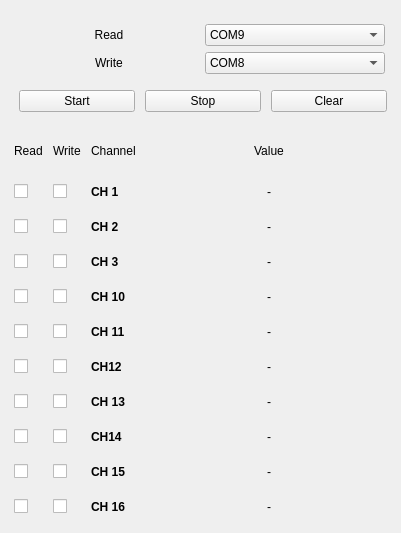
<?xml version="1.0" encoding="UTF-8"?>
<ui version="4.0">
 <class>MainWindow</class>
 <widget class="QMainWindow" name="MainWindow">
  <property name="geometry">
   <rect>
    <x>0</x>
    <y>0</y>
    <width>401</width>
    <height>533</height>
   </rect>
  </property>
  <property name="windowTitle">
   <string>MainWindow</string>
  </property>
  <widget class="QWidget" name="centralwidget">
   <layout class="QHBoxLayout" name="horizontalLayout">
    <item>
     <layout class="QVBoxLayout" name="verticalLayout">
      <item>
       <layout class="QGridLayout" name="gridLayout_2">
        <property name="leftMargin">
         <number>10</number>
        </property>
        <property name="topMargin">
         <number>15</number>
        </property>
        <property name="rightMargin">
         <number>5</number>
        </property>
        <property name="bottomMargin">
         <number>5</number>
        </property>
        <item row="0" column="0">
         <widget class="QLabel" name="lbl_readport">
          <property name="sizePolicy">
           <sizepolicy hsizetype="Preferred" vsizetype="Preferred">
            <horstretch>0</horstretch>
            <verstretch>0</verstretch>
           </sizepolicy>
          </property>
          <property name="minimumSize">
           <size>
            <width>180</width>
            <height>0</height>
           </size>
          </property>
          <property name="maximumSize">
           <size>
            <width>150</width>
            <height>16777215</height>
           </size>
          </property>
          <property name="styleSheet">
           <string notr="true"/>
          </property>
          <property name="text">
           <string>Read</string>
          </property>
          <property name="alignment">
           <set>Qt::AlignCenter</set>
          </property>
          <property name="margin">
           <number>0</number>
          </property>
          <property name="indent">
           <number>-1</number>
          </property>
         </widget>
        </item>
        <item row="0" column="1">
         <widget class="QComboBox" name="cmb_readport">
          <property name="sizePolicy">
           <sizepolicy hsizetype="Preferred" vsizetype="Fixed">
            <horstretch>0</horstretch>
            <verstretch>0</verstretch>
           </sizepolicy>
          </property>
          <property name="minimumSize">
           <size>
            <width>180</width>
            <height>0</height>
           </size>
          </property>
          <property name="maximumSize">
           <size>
            <width>150</width>
            <height>16777215</height>
           </size>
          </property>
          <property name="styleSheet">
           <string notr="true"/>
          </property>
          <item>
           <property name="text">
            <string>COM9</string>
           </property>
          </item>
          <item>
           <property name="text">
            <string>COM3</string>
           </property>
          </item>
          <item>
           <property name="text">
            <string>COM4</string>
           </property>
          </item>
          <item>
           <property name="text">
            <string>COM5</string>
           </property>
          </item>
          <item>
           <property name="text">
            <string>COM6</string>
           </property>
          </item>
          <item>
           <property name="text">
            <string>COM7</string>
           </property>
          </item>
          <item>
           <property name="text">
            <string>COM8</string>
           </property>
          </item>
          <item>
           <property name="text">
            <string>COM11</string>
           </property>
          </item>
          <item>
           <property name="text">
            <string>COM10</string>
           </property>
          </item>
          <item>
           <property name="text">
            <string>COM12</string>
           </property>
          </item>
          <item>
           <property name="text">
            <string>COM13</string>
           </property>
          </item>
          <item>
           <property name="text">
            <string>COM14</string>
           </property>
          </item>
          <item>
           <property name="text">
            <string>COM15</string>
           </property>
          </item>
          <item>
           <property name="text">
            <string>COM16</string>
           </property>
          </item>
         </widget>
        </item>
        <item row="1" column="0">
         <widget class="QLabel" name="lbl_writeport">
          <property name="text">
           <string>Write</string>
          </property>
          <property name="alignment">
           <set>Qt::AlignCenter</set>
          </property>
         </widget>
        </item>
        <item row="1" column="1">
         <widget class="QComboBox" name="cmb_writeport">
          <item>
           <property name="text">
            <string>COM8</string>
           </property>
          </item>
          <item>
           <property name="text">
            <string>COM3</string>
           </property>
          </item>
          <item>
           <property name="text">
            <string>COM4</string>
           </property>
          </item>
          <item>
           <property name="text">
            <string>COM5</string>
           </property>
          </item>
          <item>
           <property name="text">
            <string>COM6</string>
           </property>
          </item>
          <item>
           <property name="text">
            <string>COM7</string>
           </property>
          </item>
          <item>
           <property name="text">
            <string>COM9</string>
           </property>
          </item>
          <item>
           <property name="text">
            <string>COM10</string>
           </property>
          </item>
          <item>
           <property name="text">
            <string>COM11</string>
           </property>
          </item>
          <item>
           <property name="text">
            <string>COM12</string>
           </property>
          </item>
          <item>
           <property name="text">
            <string>COM13</string>
           </property>
          </item>
          <item>
           <property name="text">
            <string>COM14</string>
           </property>
          </item>
          <item>
           <property name="text">
            <string>COM15</string>
           </property>
          </item>
          <item>
           <property name="text">
            <string>COM16</string>
           </property>
          </item>
         </widget>
        </item>
       </layout>
      </item>
      <item>
       <layout class="QHBoxLayout" name="horizontalLayout_2">
        <property name="spacing">
         <number>10</number>
        </property>
        <property name="leftMargin">
         <number>10</number>
        </property>
        <property name="topMargin">
         <number>5</number>
        </property>
        <property name="rightMargin">
         <number>5</number>
        </property>
        <property name="bottomMargin">
         <number>5</number>
        </property>
        <item>
         <widget class="QPushButton" name="btn_start">
          <property name="sizePolicy">
           <sizepolicy hsizetype="Minimum" vsizetype="Fixed">
            <horstretch>0</horstretch>
            <verstretch>0</verstretch>
           </sizepolicy>
          </property>
          <property name="minimumSize">
           <size>
            <width>100</width>
            <height>0</height>
           </size>
          </property>
          <property name="maximumSize">
           <size>
            <width>150</width>
            <height>16777215</height>
           </size>
          </property>
          <property name="styleSheet">
           <string notr="true"/>
          </property>
          <property name="text">
           <string>Start</string>
          </property>
         </widget>
        </item>
        <item>
         <widget class="QPushButton" name="btn_stop">
          <property name="sizePolicy">
           <sizepolicy hsizetype="Minimum" vsizetype="Fixed">
            <horstretch>0</horstretch>
            <verstretch>0</verstretch>
           </sizepolicy>
          </property>
          <property name="minimumSize">
           <size>
            <width>100</width>
            <height>0</height>
           </size>
          </property>
          <property name="maximumSize">
           <size>
            <width>150</width>
            <height>16777215</height>
           </size>
          </property>
          <property name="styleSheet">
           <string notr="true"/>
          </property>
          <property name="text">
           <string>Stop</string>
          </property>
         </widget>
        </item>
        <item>
         <widget class="QPushButton" name="btn_clear">
          <property name="minimumSize">
           <size>
            <width>100</width>
            <height>0</height>
           </size>
          </property>
          <property name="maximumSize">
           <size>
            <width>150</width>
            <height>16777215</height>
           </size>
          </property>
          <property name="text">
           <string>Clear</string>
          </property>
         </widget>
        </item>
       </layout>
      </item>
      <item>
       <layout class="QGridLayout" name="gridLayout" columnstretch="0,0,0,1">
        <property name="leftMargin">
         <number>5</number>
        </property>
        <property name="topMargin">
         <number>15</number>
        </property>
        <property name="rightMargin">
         <number>5</number>
        </property>
        <property name="bottomMargin">
         <number>10</number>
        </property>
        <property name="horizontalSpacing">
         <number>10</number>
        </property>
        <property name="verticalSpacing">
         <number>20</number>
        </property>
        <item row="10" column="1">
         <widget class="QCheckBox" name="chbx_write10">
          <property name="text">
           <string/>
          </property>
         </widget>
        </item>
        <item row="8" column="1">
         <widget class="QCheckBox" name="chbx_write8">
          <property name="text">
           <string/>
          </property>
         </widget>
        </item>
        <item row="5" column="2">
         <widget class="QLabel" name="lbl_ch5">
          <property name="font">
           <font>
            <weight>75</weight>
            <bold>true</bold>
           </font>
          </property>
          <property name="layoutDirection">
           <enum>Qt::LeftToRight</enum>
          </property>
          <property name="text">
           <string>CH 11</string>
          </property>
          <property name="alignment">
           <set>Qt::AlignLeading|Qt::AlignLeft|Qt::AlignVCenter</set>
          </property>
         </widget>
        </item>
        <item row="10" column="2">
         <widget class="QLabel" name="lbl_ch10">
          <property name="font">
           <font>
            <weight>75</weight>
            <bold>true</bold>
           </font>
          </property>
          <property name="layoutDirection">
           <enum>Qt::LeftToRight</enum>
          </property>
          <property name="text">
           <string>CH 16</string>
          </property>
          <property name="alignment">
           <set>Qt::AlignLeading|Qt::AlignLeft|Qt::AlignVCenter</set>
          </property>
         </widget>
        </item>
        <item row="9" column="2">
         <widget class="QLabel" name="lbl_ch9">
          <property name="font">
           <font>
            <weight>75</weight>
            <bold>true</bold>
           </font>
          </property>
          <property name="layoutDirection">
           <enum>Qt::LeftToRight</enum>
          </property>
          <property name="text">
           <string>CH 15</string>
          </property>
          <property name="alignment">
           <set>Qt::AlignLeading|Qt::AlignLeft|Qt::AlignVCenter</set>
          </property>
         </widget>
        </item>
        <item row="4" column="2">
         <widget class="QLabel" name="lbl_ch4">
          <property name="font">
           <font>
            <weight>75</weight>
            <bold>true</bold>
           </font>
          </property>
          <property name="layoutDirection">
           <enum>Qt::LeftToRight</enum>
          </property>
          <property name="text">
           <string>CH 10</string>
          </property>
          <property name="alignment">
           <set>Qt::AlignLeading|Qt::AlignLeft|Qt::AlignVCenter</set>
          </property>
         </widget>
        </item>
        <item row="8" column="2">
         <widget class="QLabel" name="lbl_ch8">
          <property name="font">
           <font>
            <weight>75</weight>
            <bold>true</bold>
           </font>
          </property>
          <property name="layoutDirection">
           <enum>Qt::LeftToRight</enum>
          </property>
          <property name="text">
           <string>CH14</string>
          </property>
          <property name="alignment">
           <set>Qt::AlignLeading|Qt::AlignLeft|Qt::AlignVCenter</set>
          </property>
         </widget>
        </item>
        <item row="3" column="2">
         <widget class="QLabel" name="lbl_ch3">
          <property name="font">
           <font>
            <weight>75</weight>
            <bold>true</bold>
           </font>
          </property>
          <property name="layoutDirection">
           <enum>Qt::LeftToRight</enum>
          </property>
          <property name="text">
           <string>CH 3</string>
          </property>
          <property name="alignment">
           <set>Qt::AlignLeading|Qt::AlignLeft|Qt::AlignVCenter</set>
          </property>
         </widget>
        </item>
        <item row="1" column="3">
         <widget class="QLabel" name="lbl_ch1_val">
          <property name="text">
           <string>-</string>
          </property>
          <property name="alignment">
           <set>Qt::AlignCenter</set>
          </property>
         </widget>
        </item>
        <item row="4" column="3">
         <widget class="QLabel" name="lbl_ch4_val">
          <property name="text">
           <string>-</string>
          </property>
          <property name="alignment">
           <set>Qt::AlignCenter</set>
          </property>
         </widget>
        </item>
        <item row="6" column="2">
         <widget class="QLabel" name="lbl_ch6">
          <property name="font">
           <font>
            <weight>75</weight>
            <bold>true</bold>
           </font>
          </property>
          <property name="layoutDirection">
           <enum>Qt::LeftToRight</enum>
          </property>
          <property name="text">
           <string>CH12</string>
          </property>
          <property name="alignment">
           <set>Qt::AlignLeading|Qt::AlignLeft|Qt::AlignVCenter</set>
          </property>
         </widget>
        </item>
        <item row="3" column="3">
         <widget class="QLabel" name="lbl_ch3_val">
          <property name="text">
           <string>-</string>
          </property>
          <property name="alignment">
           <set>Qt::AlignCenter</set>
          </property>
         </widget>
        </item>
        <item row="6" column="3">
         <widget class="QLabel" name="lbl_ch6_val">
          <property name="text">
           <string>-</string>
          </property>
          <property name="alignment">
           <set>Qt::AlignCenter</set>
          </property>
         </widget>
        </item>
        <item row="1" column="2">
         <widget class="QLabel" name="lbl_ch1">
          <property name="minimumSize">
           <size>
            <width>50</width>
            <height>0</height>
           </size>
          </property>
          <property name="font">
           <font>
            <weight>75</weight>
            <bold>true</bold>
           </font>
          </property>
          <property name="layoutDirection">
           <enum>Qt::LeftToRight</enum>
          </property>
          <property name="text">
           <string>CH 1</string>
          </property>
          <property name="alignment">
           <set>Qt::AlignLeading|Qt::AlignLeft|Qt::AlignVCenter</set>
          </property>
         </widget>
        </item>
        <item row="5" column="3">
         <widget class="QLabel" name="lbl_ch5_val">
          <property name="text">
           <string>-</string>
          </property>
          <property name="alignment">
           <set>Qt::AlignCenter</set>
          </property>
         </widget>
        </item>
        <item row="2" column="2">
         <widget class="QLabel" name="lbl_ch2">
          <property name="font">
           <font>
            <weight>75</weight>
            <bold>true</bold>
           </font>
          </property>
          <property name="layoutDirection">
           <enum>Qt::LeftToRight</enum>
          </property>
          <property name="text">
           <string>CH 2</string>
          </property>
          <property name="alignment">
           <set>Qt::AlignLeading|Qt::AlignLeft|Qt::AlignVCenter</set>
          </property>
         </widget>
        </item>
        <item row="10" column="3">
         <widget class="QLabel" name="lbl_ch10_val">
          <property name="text">
           <string>-</string>
          </property>
          <property name="alignment">
           <set>Qt::AlignCenter</set>
          </property>
         </widget>
        </item>
        <item row="9" column="3">
         <widget class="QLabel" name="lbl_ch9_val">
          <property name="text">
           <string>-</string>
          </property>
          <property name="alignment">
           <set>Qt::AlignCenter</set>
          </property>
         </widget>
        </item>
        <item row="7" column="2">
         <widget class="QLabel" name="lbl_ch7">
          <property name="font">
           <font>
            <weight>75</weight>
            <bold>true</bold>
           </font>
          </property>
          <property name="layoutDirection">
           <enum>Qt::LeftToRight</enum>
          </property>
          <property name="text">
           <string>CH 13</string>
          </property>
          <property name="alignment">
           <set>Qt::AlignLeading|Qt::AlignLeft|Qt::AlignVCenter</set>
          </property>
         </widget>
        </item>
        <item row="1" column="0">
         <widget class="QCheckBox" name="chbx_read1">
          <property name="text">
           <string/>
          </property>
         </widget>
        </item>
        <item row="7" column="3">
         <widget class="QLabel" name="lbl_ch7_val">
          <property name="text">
           <string>-</string>
          </property>
          <property name="alignment">
           <set>Qt::AlignCenter</set>
          </property>
         </widget>
        </item>
        <item row="2" column="0">
         <widget class="QCheckBox" name="chbx_read2">
          <property name="text">
           <string/>
          </property>
         </widget>
        </item>
        <item row="8" column="3">
         <widget class="QLabel" name="lbl_ch8_val">
          <property name="text">
           <string>-</string>
          </property>
          <property name="alignment">
           <set>Qt::AlignCenter</set>
          </property>
         </widget>
        </item>
        <item row="2" column="3">
         <widget class="QLabel" name="lbl_ch2_val">
          <property name="text">
           <string>-</string>
          </property>
          <property name="alignment">
           <set>Qt::AlignCenter</set>
          </property>
         </widget>
        </item>
        <item row="5" column="0">
         <widget class="QCheckBox" name="chbx_read5">
          <property name="text">
           <string/>
          </property>
         </widget>
        </item>
        <item row="3" column="0">
         <widget class="QCheckBox" name="chbx_read3">
          <property name="text">
           <string/>
          </property>
         </widget>
        </item>
        <item row="6" column="0">
         <widget class="QCheckBox" name="chbx_read6">
          <property name="text">
           <string/>
          </property>
         </widget>
        </item>
        <item row="7" column="0">
         <widget class="QCheckBox" name="chbx_read7">
          <property name="text">
           <string/>
          </property>
         </widget>
        </item>
        <item row="4" column="0">
         <widget class="QCheckBox" name="chbx_read4">
          <property name="text">
           <string/>
          </property>
         </widget>
        </item>
        <item row="9" column="0">
         <widget class="QCheckBox" name="chbx_read9">
          <property name="text">
           <string/>
          </property>
         </widget>
        </item>
        <item row="10" column="0">
         <widget class="QCheckBox" name="chbx_read10">
          <property name="text">
           <string/>
          </property>
         </widget>
        </item>
        <item row="8" column="0">
         <widget class="QCheckBox" name="chbx_read8">
          <property name="text">
           <string/>
          </property>
         </widget>
        </item>
        <item row="9" column="1">
         <widget class="QCheckBox" name="chbx_write9">
          <property name="text">
           <string/>
          </property>
         </widget>
        </item>
        <item row="1" column="1">
         <widget class="QCheckBox" name="chbx_write1">
          <property name="text">
           <string/>
          </property>
         </widget>
        </item>
        <item row="2" column="1">
         <widget class="QCheckBox" name="chbx_write2">
          <property name="text">
           <string/>
          </property>
         </widget>
        </item>
        <item row="7" column="1">
         <widget class="QCheckBox" name="chbx_write7">
          <property name="text">
           <string/>
          </property>
         </widget>
        </item>
        <item row="3" column="1">
         <widget class="QCheckBox" name="chbx_write3">
          <property name="text">
           <string/>
          </property>
         </widget>
        </item>
        <item row="5" column="1">
         <widget class="QCheckBox" name="chbx_write5">
          <property name="text">
           <string/>
          </property>
         </widget>
        </item>
        <item row="4" column="1">
         <widget class="QCheckBox" name="chbx_write4">
          <property name="text">
           <string/>
          </property>
         </widget>
        </item>
        <item row="6" column="1">
         <widget class="QCheckBox" name="chbx_write6">
          <property name="text">
           <string/>
          </property>
         </widget>
        </item>
        <item row="0" column="0">
         <widget class="QLabel" name="label">
          <property name="text">
           <string>Read</string>
          </property>
         </widget>
        </item>
        <item row="0" column="1">
         <widget class="QLabel" name="label_2">
          <property name="text">
           <string>Write</string>
          </property>
         </widget>
        </item>
        <item row="0" column="2">
         <widget class="QLabel" name="label_3">
          <property name="text">
           <string>Channel</string>
          </property>
         </widget>
        </item>
        <item row="0" column="3">
         <widget class="QLabel" name="label_4">
          <property name="text">
           <string>Value</string>
          </property>
          <property name="alignment">
           <set>Qt::AlignCenter</set>
          </property>
         </widget>
        </item>
       </layout>
      </item>
     </layout>
    </item>
   </layout>
  </widget>
 </widget>
 <resources/>
 <connections/>
</ui>
